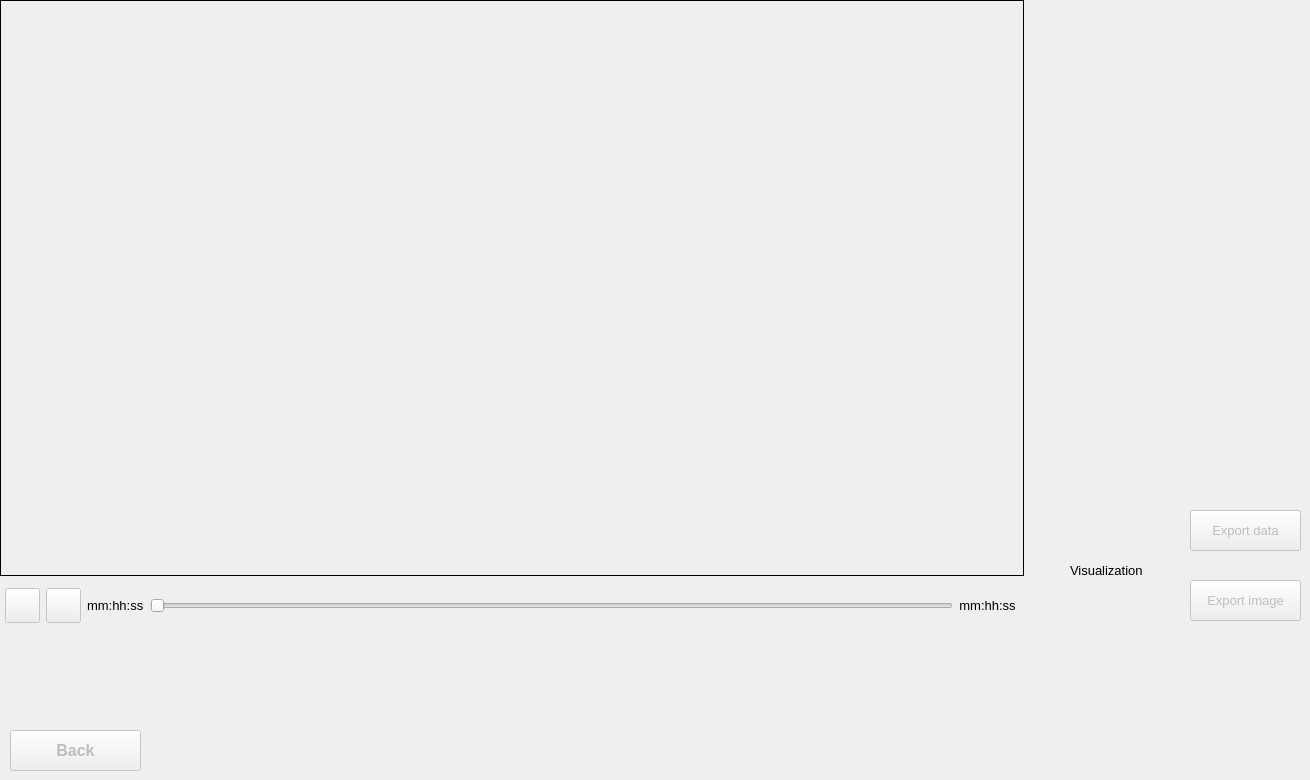
    <widget class="QWidget" name="trackinTab">
     <attribute name="title">
      <string>Tracking</string>
     </attribute>
     <widget class="QLabel" name="trackingeBoxLabel">
      <property name="geometry">
       <rect>
        <x>0</x>
        <y>0</y>
        <width>1024</width>
        <height>576</height>
       </rect>
      </property>
      <property name="frameShape">
       <enum>QFrame::Box</enum>
      </property>
      <property name="text">
       <string/>
      </property>
      <property name="alignment">
       <set>Qt::AlignCenter</set>
      </property>
     </widget>
     <widget class="QWidget" name="horizontalLayoutWidget_6">
      <property name="geometry">
       <rect>
        <x>0</x>
        <y>580</y>
        <width>1021</width>
        <height>51</height>
       </rect>
      </property>
      <layout class="QHBoxLayout" name="trackSliderLayout" stretch="0,0,0,0,0">
       <property name="spacing">
        <number>6</number>
       </property>
       <property name="sizeConstraint">
        <enum>QLayout::SetDefaultConstraint</enum>
       </property>
       <property name="leftMargin">
        <number>5</number>
       </property>
       <property name="rightMargin">
        <number>5</number>
       </property>
       <item>
        <widget class="QPushButton" name="trackStartButton">
         <property name="enabled">
          <bool>false</bool>
         </property>
         <property name="sizePolicy">
          <sizepolicy hsizetype="Fixed" vsizetype="Fixed">
           <horstretch>0</horstretch>
           <verstretch>0</verstretch>
          </sizepolicy>
         </property>
         <property name="minimumSize">
          <size>
           <width>0</width>
           <height>0</height>
          </size>
         </property>
         <property name="maximumSize">
          <size>
           <width>35</width>
           <height>35</height>
          </size>
         </property>
         <property name="text">
          <string/>
         </property>
        </widget>
       </item>
       <item>
        <widget class="QPushButton" name="trackStopButton">
         <property name="enabled">
          <bool>false</bool>
         </property>
         <property name="maximumSize">
          <size>
           <width>35</width>
           <height>35</height>
          </size>
         </property>
         <property name="text">
          <string/>
         </property>
        </widget>
       </item>
       <item>
        <widget class="QLabel" name="trackPosLabel">
         <property name="font">
          <font>
           <pointsize>10</pointsize>
          </font>
         </property>
         <property name="text">
          <string>mm:hh:ss</string>
         </property>
        </widget>
       </item>
       <item>
        <widget class="QSlider" name="trackProgressBar">
         <property name="enabled">
          <bool>false</bool>
         </property>
         <property name="maximumSize">
          <size>
           <width>900</width>
           <height>16777215</height>
          </size>
         </property>
         <property name="orientation">
          <enum>Qt::Horizontal</enum>
         </property>
        </widget>
       </item>
       <item>
        <widget class="QLabel" name="trackLenLabel">
         <property name="font">
          <font>
           <pointsize>10</pointsize>
          </font>
         </property>
         <property name="text">
          <string>mm:hh:ss</string>
         </property>
         <property name="alignment">
          <set>Qt::AlignCenter</set>
         </property>
        </widget>
       </item>
      </layout>
     </widget>
     <widget class="QPushButton" name="exportDataButton">
      <property name="enabled">
       <bool>false</bool>
      </property>
      <property name="geometry">
       <rect>
        <x>1190</x>
        <y>510</y>
        <width>111</width>
        <height>41</height>
       </rect>
      </property>
      <property name="font">
       <font>
        <pointsize>10</pointsize>
       </font>
      </property>
      <property name="text">
       <string>Export data</string>
      </property>
     </widget>
     <widget class="QPushButton" name="exportGraphButton">
      <property name="enabled">
       <bool>false</bool>
      </property>
      <property name="geometry">
       <rect>
        <x>1190</x>
        <y>580</y>
        <width>111</width>
        <height>41</height>
       </rect>
      </property>
      <property name="font">
       <font>
        <pointsize>10</pointsize>
       </font>
      </property>
      <property name="text">
       <string>Export image</string>
      </property>
     </widget>
     <widget class="QLabel" name="trackTabText1">
      <property name="geometry">
       <rect>
        <x>1070</x>
        <y>560</y>
        <width>101</width>
        <height>21</height>
       </rect>
      </property>
      <property name="font">
       <font>
        <pointsize>10</pointsize>
       </font>
      </property>
      <property name="text">
       <string>Visualization</string>
      </property>
     </widget>
     <widget class="QWidget" name="verticalLayoutWidget">
      <property name="geometry">
       <rect>
        <x>0</x>
        <y>0</y>
        <width>160</width>
        <height>80</height>
       </rect>
      </property>
      <layout class="QVBoxLayout" name="verticalLayout_3"/>
     </widget>
     <widget class="QPushButton" name="backToThreButton">
      <property name="enabled">
       <bool>false</bool>
      </property>
      <property name="geometry">
       <rect>
        <x>10</x>
        <y>730</y>
        <width>131</width>
        <height>41</height>
       </rect>
      </property>
      <property name="font">
       <font>
        <family>Segoe UI</family>
        <pointsize>12</pointsize>
        <weight>75</weight>
        <bold>true</bold>
       </font>
      </property>
      <property name="text">
       <string>Back</string>
      </property>
     </widget>
    </widget>
